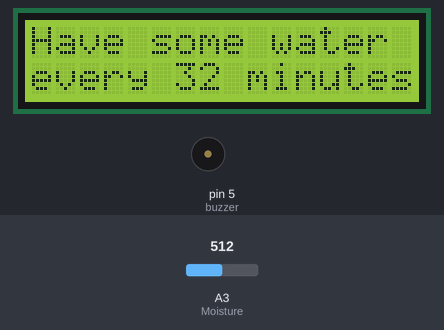
A sketch run on a simulated Arduino Leonardo, built with avr-gcc and run on an emulated ATmega32U4. Shown: 16×2 character LCD, buzzer (waves = sounding). The test bench sets the inputs (shaded band); at power-on: A3 (Moisture) = 512. The modem accepts every AT command (registered, SIM ready, sends succeed) and sends nothing else; what the sketch prints to the serial monitor is not drawn.

Above: at 0.1 s.
At 23.3 s:
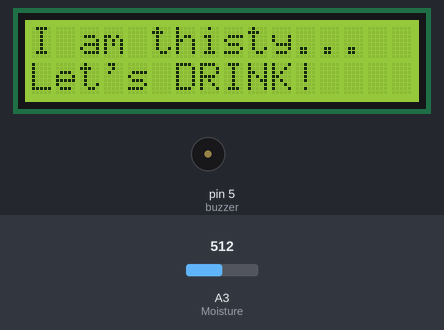
At 127.48 s:
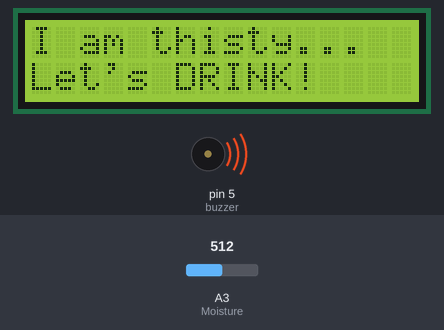
Timing chart, 0 to 129.0 s (numbered marks = the images above):
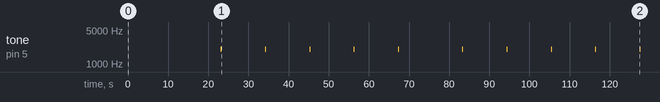

Measured:
- by itself, tone on pin 5 (buzzer): goes 4 × (2000 Hz 0.10 s, silent 10.9 s), 2000 Hz 0.10 s, silent 15.9 s, 4 × (2000 Hz 0.10 s, silent 10.9 s), 2000 Hz 0.10 s, then silent

The sketch:

office-mate-forclass.ino
```cpp
/*
        Name of the project: Office Mate
        Description: Set the time between 2-62 minutes for remind drink water,
                     the moisture sensor detects the moisture level of the soil and remind to water the plant.
                     Data is sent to Thingspeak.
        Date: April 17, 2018
        Author: Lu Chen
        Requirements:  Arduino with 321Maker Shield, 1602 Serial LCD, soil moisture detector
        Serial LCD library: https://bitbucket.org/fmalpartida/new-liquidcrystal/downloads/NewliquidCrystal_1.3.4.zip
*/
//Load libraries
#include <Wire.h>
#include <LCD.h>
#include <LiquidCrystal_I2C.h>

//Define address for the Serial LCD display.
#define I2C_ADDR  0x27
#define BACKLIGHT_PIN  3
//Thingspeak Server
#define DST_IP "api.thingspeak.com"

//ThingSpeak Write API key.
String writeAPIKey = "QATTHCX7MP19N6UT";
//Moisture input pin A3, define dry soil value and wet soil value
int Moisture = A3;
//BuzzerPin is connected to pin 5.
int buzzer = 5;
//The rotation sensor is A0.
int rotationPin = A0;

//Find the value of the dry soil, and set it as a waterPoint;
//All the plants have different water level,
//the soil for this project wet value(after watering) is 260, dry value(very dry) is 800
//Set the waterPOint 500
int waterPoint = 500;
//sensorValue store the value from the moisture detector
int sensorValue;
//Time is for how long for remind drink water.
int time=0;
//Update every Minute
unsigned int interval = 60000;
//Used to hold time variables.
long int now=0, previous=-50000;
//Initialise the Serial LCD.
LiquidCrystal_I2C lcd(I2C_ADDR, 2,1,0,4,5,6,7); //These pin numbers are hard coded in on the serial backpack board.

void setup()
 {
    pinMode(buzzer, OUTPUT);  //Setup buzzer pin as an output pin.
    lcd.begin (16,2);     //Initalize the LCD.
    lcd.setBacklightPin(3,POSITIVE);//Setup the backlight.
    lcd.setBacklight(HIGH); //Switch on the backlight.

    //Read the value from the rotation pin and store it in the time variable.
    //this equation will turn the value from rotation pin (0-1024) to 2-62(as minute);
    time = analogRead(rotationPin)/17+2;

    lcd.clear();
    lcd.setCursor(0,0);   //goto first column  and first line (0,0), print message
    lcd.print("Have some water");
    lcd.setCursor(0,1);   //goto first column and second line
    String string = (String)"every " + time + " minutes";
    lcd.print(string);   //Print at cursor Location
    delay(5000);

    pinMode(Moisture, INPUT);
    Serial.begin(9600);

    Serial.begin(9600);  // Open serial Connection to Computer
  Serial1.begin(115200);  // Open serial Connection to ESP8266

    while (!Serial) {// wait for serial port to connect. Needed for Leonardo only
  }

  Serial.println("Thingspeak Demo");
  Serial1.println("AT+RST");  //Issue Reset Command
  Serial.println("AT+RST");
  delay(1000);

  //DEBUG LOOP- display ESP output to serial Monitor.
  while (Serial1.available()) {
  Serial.println(Serial1.read());
  }
  Serial.println("AT+CWMODE=1");
  Serial1.println("AT+CWMODE=1");  //Set single client mode.
  delay(8000);

  Serial.println("AT+CIFSR");
  Serial1.println("AT+CIFSR"); //Display IP Information
  delay(1000);
  //DEBUG LOOP- display ESP output to serial Monitor.
  while (Serial1.available()) {
  Serial.println(Serial1.read());
  }

  Serial.println("AT+CIPMUX=0");
  Serial1.println("AT+CIPMUX=0");  //Sets up Single connection mode.
  delay(1000);

  //DEBUG LOOP- display ESP output to serial Monitor.
  while (Serial1.available()) {
    Serial.write(Serial1.read());
  }
  delay(1000);
 }

void loop(){
   //read the input on analog pin 3 every second:
  sensorValue = analogRead(Moisture);
  delay(1000);
  now=millis(); //Get the current time.
  if(now - previous >= interval){  //Check to see if it's time to run.
  previous = now;
  Serial.println("Running Update");
  updateThingSpeak();
  }
  //If the soil is wet, the buzzer will make sound and LCD will display the drink water message every time.
  if(sensorValue < waterPoint){
    lcd.clear();
    lcd.setCursor(0, 0);
    lcd.print("Just Feel");
    lcd.setCursor(0, 1);
    lcd.print("       AWESOME ");
    delay(time*60000);
    lcd.clear();
    lcd.setCursor(0, 0);
    lcd.print("It's time to");
    lcd.setCursor(0, 1);
    lcd.print("have some water!");
    tone(buzzer, 2000,100);   //Play a tone of 2000Hz for a duration of 100 milliseconds on buzzer.
    delay(10000);//This drink water message will stay for 10 seconds.
    }else{
      //Message will display and buzzer will make sound when the soil is dry
      lcd.clear();
      lcd.setCursor(0, 0);
      lcd.print("I am thisty...");
      lcd.setCursor(0, 1);
      lcd.print("Let's DRINK!");
      tone(buzzer, 2000,100);   //Play a tone of 2000Hz for a duration of 100 milliseconds on pin D6.
      delay(10000);
      }
}
//Code bellow is simply copy from class
void updateThingSpeak(){
   int moisture = analogRead(Moisture);//Read the Moisture

   //Builds the connection string for the ESP8266
    String cmd = "AT+CIPSTART=\"TCP\",\"";
    cmd += DST_IP;
    cmd += "\",80";
    Serial1.println(cmd);  //Run the command
    Serial.println(cmd);    //Print this to the debug window
    delay(1000);

    //DEBUG LOOP- display ESP output to serial Monitor.
    while (Serial1.available()) {
    Serial.write(Serial1.read());
    }

   //I NEED TO UPDATE THIS IF STATEMENT TO MAKE SURE CONNECTION WORKED
  //if (client.connect(thingSpeakAddress, 80)){
    String httpcmd="GET /update?api_key=";
    httpcmd += writeAPIKey+"&field1=";
    httpcmd += moisture;
    httpcmd += " HTTP/1.1\r\n";
    httpcmd += "Host: api.thingspeak.com\n";
    httpcmd += "Connection: close\r\n\r\n";

    Serial.print("AT+CIPSEND=");
    Serial.println(httpcmd.length());

    Serial1.print("AT+CIPSEND=");
    Serial1.println(httpcmd.length());
    delay(1000);

    Serial.print(">");
    Serial1.println(httpcmd);
    Serial.println(httpcmd);
    delay(3000);

    //DEBUG LOOP- display ESP output to serial Monitor.
     while (Serial1.available()) {
      Serial.write(Serial1.read());
      }

    Serial.println("AT+CIPCLOSE");
    Serial1.println("AT+CIPCLOSE"); //Close the Web Connection
}
```
